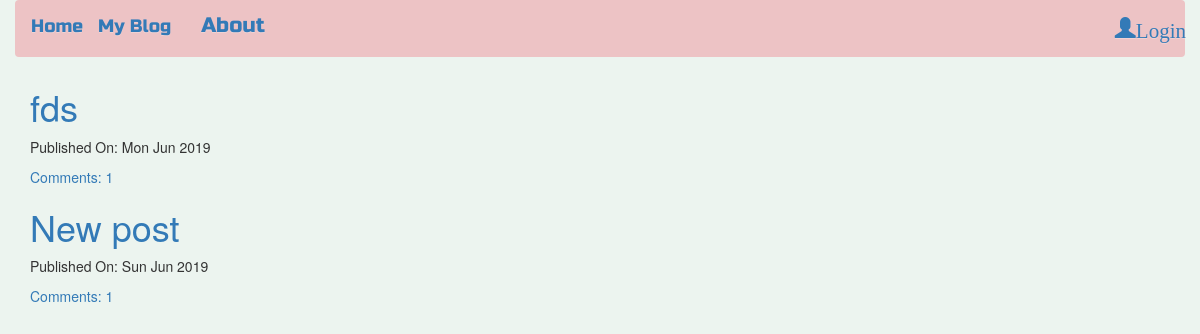
Screenshot of /blog/ with the database file from the repository.
### blog/models.py (models this page shows, shortened)
class Post(models.Model):
    author = models.ForeignKey('auth.User', on_delete=models.CASCADE)
    title = models.CharField(max_length=200)
    text = models.TextField()
    created_date = models.DateTimeField(default=timezone.now)
    published_date = models.DateTimeField(blank=True, null=True)
    def approve_comments(self):
        return self.comments.filter(approved_comment=True)

### blog/views.py (the view)
class PostListView(ListView):
    model = Post
    def get_queryset(self):
        return Post.objects.filter(published_date__lte=timezone.now()).order_by('-published_date')

### blog/templates/blog/post_list.html
<!DOCTYPE html>
{% extends "blog/blog_base.html" %}
{% block blog %}
    <div class="centerstage">
        {% for post in post_list %}
        <div class="post">
            <h1><a href="{% url 'blog:post_detail' pk=post.pk %}">{{ post.title }}</a></h1>
            <div class="date">
                {% if post.published_date %}
                    <p>Published On: {{ post.published_date|date:"D M Y"}}</p>
                {% else %}
                    <p>Created On: {{post.created_date|date:"D M Y"}}</p>
                {% endif %}
            </div>
            <a href="{% url 'blog:post_detail' pk=post.pk %}">Comments: {{ post.approve_comments.count }}</a>
        </div>
        {% endfor %}
    </div>
{% endblock %}

### static/simplesocial/css/master.css (style rules this page uses)
body { background-color : #ecf4ef; }
.centerstage { margin-left: auto; margin-right: auto; }
.loader { filter:hue-rotate(0deg); color: linear-gradient(45deg,#0f8,#08f); animation:hue 5000ms infinite linear; }

### rows the page displays
Post: title "fds", published_date "Mon Jun 2019", approve_comments.count "1"
Post: title "New post", published_date "Sun Jun 2019", approve_comments.count "1"
